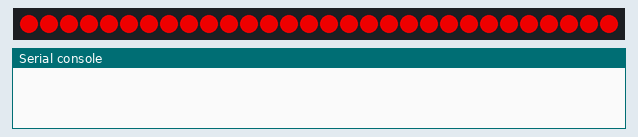
Recording of a program running on a simulated Raspberry Pi Pico running MicroPython. On the bench: 30 RGB LEDs in strip order, left to right, the last lines printed to the serial console.

Above: at 0.1 s.
At 4.1 s:
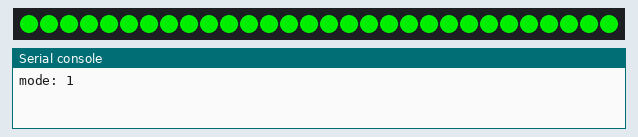
At 8.1 s:
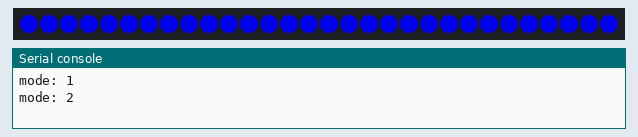

The program:

35-modes-auto-cycle.py
```python
# Automatically cycle through three light patterns, staying on each one
# for a few seconds before moving to the next. No buttons yet - this is
# the "mode variable" pattern that the button-driven modes lesson builds on.
from machine import Pin
from neopixel import NeoPixel
from utime import sleep, ticks_ms
import config

strip = NeoPixel(Pin(config.NEOPIXEL_PIN), config.NUMBER_PIXELS)

SECONDS_PER_MODE = 4   # how long to stay on each mode before switching
NUM_MODES = 3


def fill_strip(color):
    for i in range(config.NUMBER_PIXELS):
        strip[i] = color
    strip.write()


def run_mode(mode):
    if mode == 0:
        fill_strip((200, 0, 0))    # mode 0: solid red
    elif mode == 1:
        fill_strip((0, 200, 0))    # mode 1: solid green
    else:
        fill_strip((0, 0, 200))    # mode 2: solid blue


mode = 0
run_mode(mode)
mode_start_time = ticks_ms()

while True:
    elapsed_seconds = (ticks_ms() - mode_start_time) / 1000

    if elapsed_seconds >= SECONDS_PER_MODE:
        mode = (mode + 1) % NUM_MODES   # advance to the next mode, then wrap
        run_mode(mode)
        mode_start_time = ticks_ms()
        print("mode:", mode)

    sleep(0.1)
```

config.py
```python
# Moving Rainbow Configuration file
# Filename: 01-config.py
# This file contains the hardware configuration for your kit
# This file can be imported by each program
NEOPIXEL_PIN = 0
NUMBER_PIXELS = 30
BUTTON_PIN_1 = 15
BUTTON_PIN_2 = 14
```

Measured:
- by itself, everything shown: repeats every 12.0 s, in 3 steps
- what the display in image 1 shows lasts 4.0 s, from 4.0 s to 8.0 s
